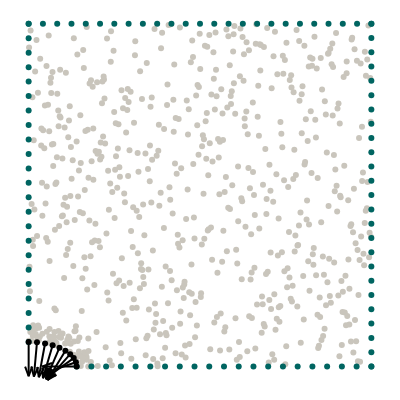

Notebook cell for this chart:
### Markdown cell above
## Geometry

We want to model a quarter of a plate with an elliptical hole. The domain itself is represented by collocation points, the boundaries are represented by uniformly sampled points along the perimeter.

### Code cell
import torch
from torch.optim.lr_scheduler import StepLR
import numpy as np
from scipy.stats import qmc
from plotly.express.colors import sequential
import plotly.graph_objects as go
import plotly.figure_factory as ff
from tqdm import tqdm
import matplotlib.pyplot as plt

torch.set_default_dtype(torch.float64)
from global_constants import L, R, MU, LBD, N1, N2

# Elliptical axis in x direction
Rx = 0.14
# Number of collocation points
N = 25

# Epochs
epochs = 2000
# second epochs for second optimizer
epochs2 = 50
# Batch size
batch_size = 64
# Learning rate
lr = 0.001
# Scheduler step width
scheduler_step = 50
# Gamma factor of scheduler
scheduler_gamma = 0.5

# Number of hidden neurons
hn = 50

# Weight of PDE loss
W_PDE = 0.001 #previous value -> 0.001
# Weight of Neumann loss
W_NEU = 0.05 #previous value -> 0.05 
# Weight of data losses
W_STRESS = 0.1
W_DISP = 0.0


# Load reference data
data_input = torch.as_tensor(
    np.loadtxt(f"data/inputs_Rx={Rx}.csv", delimiter=","), dtype=torch.float64
)
data_output = torch.as_tensor(
    np.loadtxt(f"data/outputs_Rx={Rx}.csv", delimiter=","), dtype=torch.float64
)

# Create collocation points
points = L * qmc.LatinHypercube(d=2).random(N**2)
Ry = R**2 / Rx
mask = (((points[:, 0] ** 2) / (Rx**2)) + ((points[:, 1] ** 2) / (Ry**2))) > 1
collocation = torch.tensor(points[mask], requires_grad=True).double()

#additional collocation points
border = L * qmc.LatinHypercube(d=2).random(8*N**2)
upperRy = Ry + 0.05
upperRx = Rx + 0.05
bordermask = (((border[:, 0] ** 2) / (upperRx**2)) + ((border[:, 1] ** 2) / (upperRy**2))) < 1
bordermask2 = ((((border[bordermask][:, 0] ** 2) / (Rx**2)) + ((border[bordermask][:, 1] ** 2) / (Ry**2))) > 1)
bordermask3 = (border[bordermask][bordermask2][:, 0] <  0.20)
#bordermask4 = (border[bordermask][bordermask2][bordermask3][:, 1] <  0.95)
addi_collo = torch.tensor(border[bordermask][bordermask2][bordermask3], requires_grad=True).double()
complete_collo = torch.cat((collocation, addi_collo), 0)

# Boundary points
x_top = torch.linspace(0, L, N, requires_grad=True).double()
y_top = L * torch.ones((N, 1), requires_grad=True).double()
top = torch.column_stack([x_top, y_top]).double()

NN = int(N * (L - Rx) / L)
x_bottom = torch.linspace(Rx, L, NN).double()
y_bottom = torch.zeros((NN, 1)).double()
bottom = torch.column_stack([x_bottom, y_bottom]).double()

NN = int(N * (L - Ry) / L)
x_left = torch.zeros((NN, 1)).double()
y_left = torch.linspace(Ry, L, NN).double()
left = torch.column_stack([x_left, y_left]).double()

x_right = L * torch.ones((N, 1)).double()
y_right = torch.linspace(0, L, N).double()
right = torch.column_stack([x_right, y_right]).double()

phi = np.linspace(0, 0.5 * np.pi, int(N * np.pi * Rx / L))
x_hole = torch.tensor(Rx * np.cos(phi), requires_grad=True).double()
y_hole = torch.tensor(Ry * np.sin(phi), requires_grad=True).double()
n_hole = torch.tensor(np.stack([-Ry * np.cos(phi), -Rx * np.sin(phi)]).T).double()
n_hole = n_hole / torch.linalg.norm(n_hole, axis=1)[:, None]
hole = torch.column_stack([x_hole, y_hole]).double()

# Visualize geometry
with torch.no_grad():
    mode = "markers"
    gray = dict(color="#C9C5BC")
    green = dict(color="#006561")
    black = dict(color="black")
    fig = ff.create_quiver(hole[:, 0], hole[:, 1], n_hole[:, 0], n_hole[:, 1], marker=black)
    fig.add_trace(go.Scatter(x=complete_collo[:, 0], y=complete_collo[:, 1], mode=mode, marker=gray))
    fig.add_trace(go.Scatter(x=top[:, 0], y=top[:, 1], mode=mode, marker=green))
    fig.add_trace(go.Scatter(x=bottom[:, 0], y=bottom[:, 1], mode=mode, marker=green))
    fig.add_trace(go.Scatter(x=left[:, 0], y=left[:, 1], mode=mode, marker=green))
    fig.add_trace(go.Scatter(x=right[:, 0], y=right[:, 1], mode=mode, marker=green))
    fig.add_trace(go.Scatter(x=hole[:, 0], y=hole[:, 1], mode=mode, marker=black))
    fig.layout.yaxis.scaleanchor = "x"
    fig.update_layout(
        template="none",
        width=400,
        height=400,
        margin=dict(l=0, r=0, b=0, t=0),
        showlegend=False,
    )
    fig.update_xaxes(visible=False)
    fig.update_yaxes(visible=False)
    fig.show()

### Figure 1 — Plotly figure (JSON) as saved in the notebook; plotly's stock layout.template omitted (floating-point values rounded to 4 significant figures; data arrays with more than 128 entries replaced by an {"elided": "..."} marker saying what was removed)
{"data": [{"marker": {"color": "black"}, "mode": "lines", "type": "scatter", "x": [0.14, 0.04, null, 0.1379, 0.04336, null, 0.1316, 0.05015, null, 0.1212, 0.05502, null, 0.1072, 0.05529, null, 0.08999, 0.05063, null, 0.07, 0.04174, null, 0.04788, 0.02963, null, 0.02431, 0.01535, null, 8.573e-18, 5.448e-18, null, 0.06819, 0.04, 0.06819, null, 0.06665, 0.04336, 0.07335, null, 0.06714, 0.05015, 0.07906, null, 0.066, 0.05502, 0.08138, null, 0.06117, 0.05529, 0.07871, null, 0.0523, 0.05063, 0.07116, null, 0.03987, 0.04174, 0.05955, null, 0.02468, 0.02963, 0.04486, null, 0.007657, 0.01535, 0.0281, null, -0.01026, 5.448e-18, 0.01026, null], "y": [0, 0, null, 0.0124, -0.02026, null, 0.02443, -0.03365, null, 0.03571, -0.03922, null, 0.04591, -0.03953, null, 0.05472, -0.03721, null, 0.06186, -0.03407, null, 0.06712, -0.0312, null, 0.07034, -0.02925, null, 0.07143, -0.02857, null, 0.01026, 0, -0.01026, null, -0.001355, -0.02026, -0.02075, null, -0.00892, -0.03365, -0.02563, null, -0.0113, -0.03922, -0.02489, null, -0.01011, -0.03953, -0.02077, null, -0.007258, -0.03721, -0.01533, null, -0.004125, -0.03407, -0.009923, null, -0.001608, -0.0312, -0.005355, null, -0.0002576, -0.02925, -0.002096, null, -0.0003806, -0.02857, -0.0003806, null]}, {"marker": {"color": "#C9C5BC"}, "mode": "markers", "type": "scatter", "x": {"elided": "679 float values"}, "y": {"elided": "679 float values"}}, {"marker": {"color": "#006561"}, "mode": "markers", "type": "scatter", "x": [0, 0.04167, 0.08333, 0.125, 0.1667, 0.2083, 0.25, 0.2917, 0.3333, 0.375, 0.4167, 0.4583, 0.5, 0.5417, 0.5833, 0.625, 0.6667, 0.7083, 0.75, 0.7917, 0.8333, 0.875, 0.9167, 0.9583, 1], "y": [1, 1, 1, 1, 1, 1, 1, 1, 1, 1, 1, 1, 1, 1, 1, 1, 1, 1, 1, 1, 1, 1, 1, 1, 1]}, {"marker": {"color": "#006561"}, "mode": "markers", "type": "scatter", "x": [0.14, 0.183, 0.226, 0.269, 0.312, 0.355, 0.398, 0.441, 0.484, 0.527, 0.57, 0.613, 0.656, 0.699, 0.742, 0.785, 0.828, 0.871, 0.914, 0.957, 1], "y": [0, 0, 0, 0, 0, 0, 0, 0, 0, 0, 0, 0, 0, 0, 0, 0, 0, 0, 0, 0, 0]}, {"marker": {"color": "#006561"}, "mode": "markers", "type": "scatter", "x": [0, 0, 0, 0, 0, 0, 0, 0, 0, 0, 0, 0, 0, 0, 0, 0, 0, 0, 0, 0, 0, 0, 0], "y": [0.07143, 0.1136, 0.1558, 0.1981, 0.2403, 0.2825, 0.3247, 0.3669, 0.4091, 0.4513, 0.4935, 0.5357, 0.5779, 0.6201, 0.6623, 0.7045, 0.7468, 0.789, 0.8312, 0.8734, 0.9156, 0.9578, 1]}, {"marker": {"color": "#006561"}, "mode": "markers", "type": "scatter", "x": [1, 1, 1, 1, 1, 1, 1, 1, 1, 1, 1, 1, 1, 1, 1, 1, 1, 1, 1, 1, 1, 1, 1, 1, 1], "y": [0, 0.04167, 0.08333, 0.125, 0.1667, 0.2083, 0.25, 0.2917, 0.3333, 0.375, 0.4167, 0.4583, 0.5, 0.5417, 0.5833, 0.625, 0.6667, 0.7083, 0.75, 0.7917, 0.8333, 0.875, 0.9167, 0.9583, 1]}, {"marker": {"color": "black"}, "mode": "markers", "type": "scatter", "x": [0.14, 0.1379, 0.1316, 0.1212, 0.1072, 0.08999, 0.07, 0.04788, 0.02431, 8.573e-18], "y": [0, 0.0124, 0.02443, 0.03571, 0.04591, 0.05472, 0.06186, 0.06712, 0.07034, 0.07143]}], "layout": {"height": 400, "hovermode": "closest", "margin": {"b": 0, "l": 0, "r": 0, "t": 0}, "showlegend": false, "width": 400, "xaxis": {"visible": false}, "yaxis": {"scaleanchor": "x", "visible": false}}}
